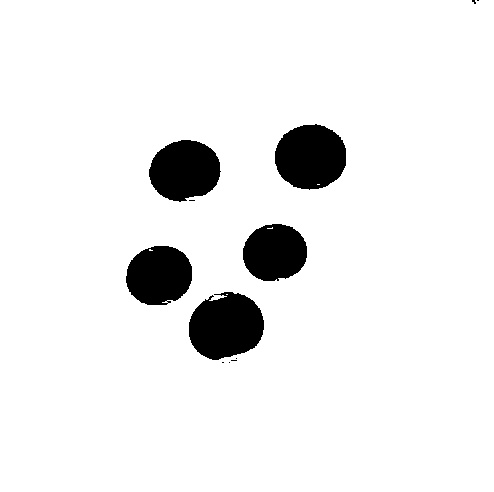
#> input picture Samples/flower.jpg, 494 x 492 px, found by its file name
$ jupyter execute --allow-errors testC.ipynb
#> lines starting #> are read from the running program, lines starting #| are printed output that depends on the picture; after the words box and inside, x2 and y2 are one past the last pixel; in counts of white or black regions, pixels touching at a corner belong together; pictures that were not available may be replaced by others from this repository, and a replacement may not be noted
[cell 1]
import cv2

img=cv2.imread(r'C:\Users\user\Desktop\Advanced-Python-workshop\Advanced-Python-Day-03-main\Samples\flower.jpg')
#> img is the input picture: shape (492, 494, 3); min 0, max 255, mean 237.2
print(img.shape)
#| (492, 494, 3)
print(img[100,100])
#| [255 255 255]
img[100:150, 100:200]=[0,255,255]
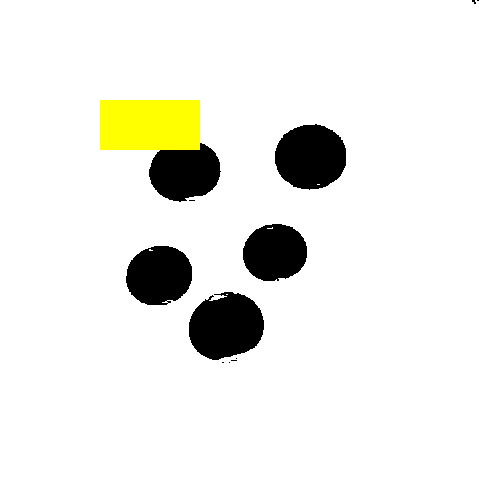
#> img: shape (492, 494, 3); 2.06% of pixels changed, all inside (x1, y1, x2, y2) = (100, 100, 200, 150)

cv2.imshow('LIVE', img)
cv2.waitKey(0)
cv2.destroyAllWindows()

[cell 2]
img=cv2.imread(r'C:\Users\user\Desktop\Advanced-Python-workshop\Advanced-Python-Day-03-main\Samples\flower.jpg')

img[100:150, 100:200]=[0,255,255]

cv2.imshow('LIVE', img)
cv2.waitKey(0)
cv2.destroyAllWindows()

[cell 3]
source=cv2.VideoCapture(r'C:\Users\user\Desktop\Advanced-Python-workshop\Advanced-Python-Day-03-main\Samples\facevideo.mp4')
while(True):
    ret,img=source.read()
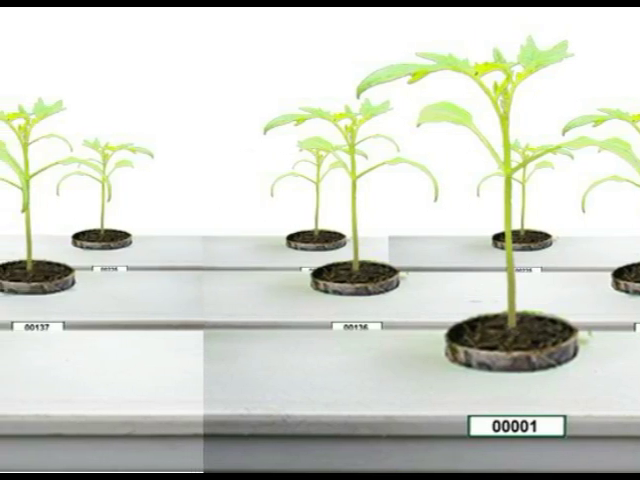
#> input picture frame 63 of plants/v1.mp4, 640 x 480 px, given in place of facevideo.mp4, which was not available
#> img is the input picture: shape (480, 640, 3); mean B, G, R 203.1, 212.1, 208.7
    cv2.imshow('LIVE', img)
    key=cv2.waitKey(100)
#> (key Esc is pressed here)

    if(key==27):
        break

cv2.destroyAllWindows()

[cell 4]
img1=cv2.imread(r'C:\Users\user\Desktop\Advanced-Python-workshop\Advanced-Python-Day-03-main\Samples\flower.jpg',0)
#> img1: shape (492, 494); min 0, max 255, mean 237.2
img2=cv2.imread(r'C:\Users\user\Desktop\Advanced-Python-workshop\Advanced-Python-Day-03-main\Samples\flower.jpg',1)
img3=cv2.imread(r'C:\Users\user\Desktop\Advanced-Python-workshop\Advanced-Python-Day-03-main\Samples\flower.jpg',-1)

cv2.imshow('IMG1', img1)
cv2.imshow('IMG2', img2)
cv2.imshow('IMG3', img3)

cv2.waitKey(0)
cv2.destroyAllWindows()

[cell 5]
img=cv2.imread(r'C:\Users\user\Desktop\Advanced-Python-workshop\Advanced-Python-Day-03-main\Samples\flower.jpg')

img2=cv2.cvtColor(img, cv2.COLOR_BGR2YUV)
#> img2: shape (492, 494, 3); mean of channels 0, 1, 2 237.2, 128, 128

cv2.imshow('IMG', img)
cv2.imshow('IMG2', img2)

cv2.waitKey(0)
cv2.destroyAllWindows()

[cell 6]
import cv2
import numpy as np
from matplotlib import pyplot as plt

img=cv2.imread(r'C:\Users\user\Desktop\Advanced-Python-workshop\Advanced-Python-Day-03-main\Samples\threshold.jpg')
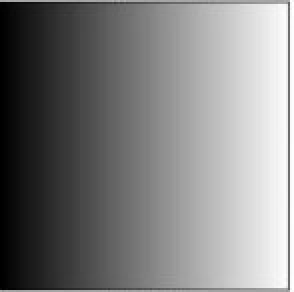
#> input picture Samples/threshold.jpg, 147 x 146 px, found by its file name (shown 2 times larger)
#> img is the input picture: shape (146, 147, 3); min 0, max 255, mean 127.2
plt.imshow(img,cmap='gray')

[cell 7]
ret,thresh=cv2.threshold(img,200,255,cv2.THRESH_BINARY)
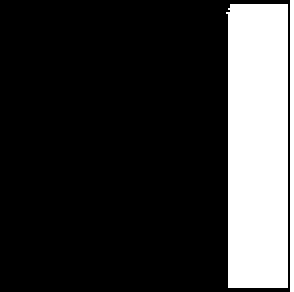
#> thresh: shape (146, 147, 3) (shown 2 times larger); 21.2% white; 2 white regions, box (x1, y1, x2, y2) and area: (113, 2, 144, 144) 4258, (145, 0, 147, 146) 292
plt.imshow(thresh,cmap='gray')

[cell 8]
ret,thresh=cv2.threshold(img,200,255,cv2.THRESH_BINARY_INV)
plt.imshow(thresh,cmap='gray')

[cell 9]
ret,thresh=cv2.threshold(img,200,255,cv2.THRESH_TOZERO)
plt.imshow(thresh,cmap='gray')

[cell 10]
ret,thresh=cv2.threshold(img,100,255,cv2.THRESH_TRUNC)
plt.imshow(thresh,cmap='gray')

[cell 11]
import cv2
import numpy as np
from matplotlib import pyplot as plt

img=cv2.imread(r'C:\Users\user\Desktop\Advanced-Python-workshop\Advanced-Python-Day-03-main\Samples\gray_image.png')
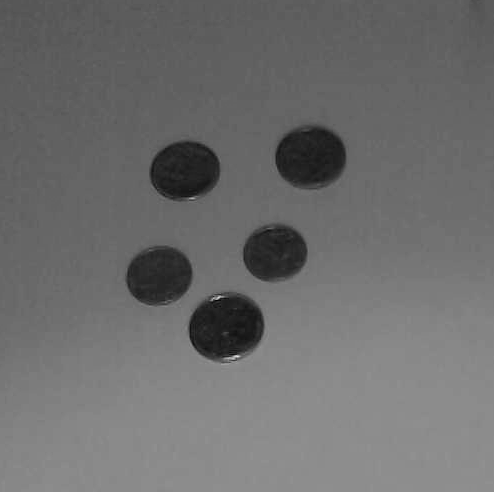
#> input picture Samples/gray_image.png, 494 x 492 px, found by its file name
#> img is the input picture: shape (492, 494, 3); min 1, max 232, mean 109.4
plt.imshow(img,cmap='gray')

[cell 12]
ret,thresh=cv2.threshold(img,80,255,cv2.THRESH_BINARY)
#> thresh: shape (492, 494, 3); 93% white; 12 black regions (7 under 20 px), largest, box (x1, y1, x2, y2) and area: (189, 292, 264, 360) 3884, (275, 124, 346, 190) 3671, (149, 140, 221, 202) 3374, (126, 246, 192, 305) 3100, (243, 224, 307, 281) 2887
plt.imshow(thresh,cmap='gray')

[cell 13]
ret,thresh=cv2.threshold(img,80,255,cv2.THRESH_BINARY_INV)
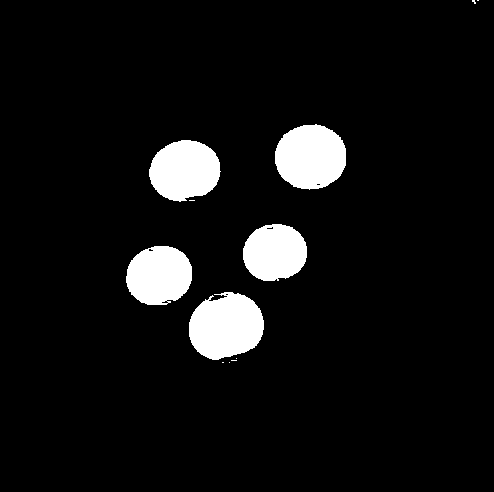
#> thresh: shape (492, 494, 3); 7% white; 12 white regions (7 under 20 px), largest, box (x1, y1, x2, y2) and area: (189, 292, 264, 360) 3884, (275, 124, 346, 190) 3671, (149, 140, 221, 202) 3374, (126, 246, 192, 305) 3100, (243, 224, 307, 281) 2887
plt.imshow(thresh,cmap='gray')

[cell 14]
ret,thresh=cv2.threshold(img,80,255,cv2.THRESH_TOZERO)
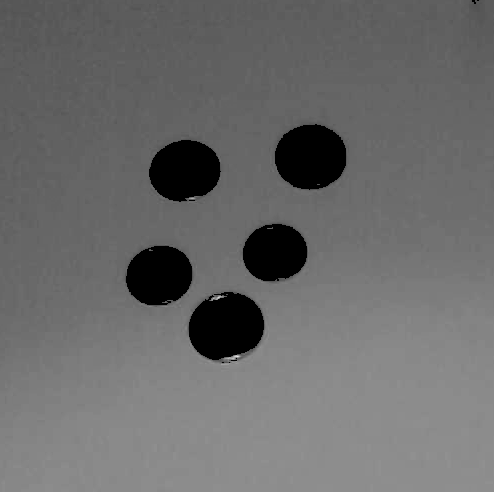
#> thresh: shape (492, 494, 3); min 0, max 232, mean 106.5
plt.imshow(thresh,cmap='gray')

[cell 15]
ret,thresh=cv2.threshold(img,80,255,cv2.THRESH_TRUNC)
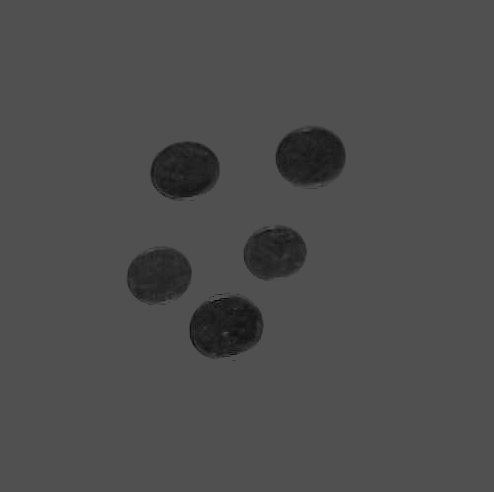
#> thresh: shape (492, 494, 3); min 1, max 80, mean 77.3
plt.imshow(thresh,cmap='gray')

[cell 16]
def myThresh(img,thresh):
#> called with thresh = 80
    row,cols=img.shape
#> row = 492; cols = 494
    for i in range(row):
        for j in range(cols):
            if(img[i,j]>thresh):
                img[i,j]=255.0
            else:
                img[i,j]=0.0
#> img: shape (492, 494); 93% white; 12 black regions (7 under 20 px)
    return img

img=cv2.imread(r'C:\Users\user\Desktop\Advanced-Python-workshop\Advanced-Python-Day-03-main\Samples\gray_image.png',0)
myImg=myThresh(img,80)
plt.imshow(myImg,cmap='gray')

[cell 17]
cv2.imwrite(r'C:\Users\user\Desktop\Advanced-Python-workshop\Advanced-Python-Day-03-main\Samples\flower.jpg', img)
#> Out = True

[cell 18]
frame=cv2.imread('Samples/colors3.jpg')
#> (the rest of this cell did not finish here and is left out)

#> (a cell that did not finish here is left out)

[cell 20]
import numpy as np

img=cv2.imread('Samples/gray_image.png')
imagray=cv2.cvtColor(img, cv2.COLOR_BGR2GRAY)
ret,thresh=cv2.threshold(imagray,80,255,0)
contours,hierarchy=cv2.findContours(thresh, cv2.RETR_TREE, cv2.CHAIN_APPROX_SIMPLE)
#> contours = 16 contours, 10 with area under 20; largest, box (x1, y1, x2, y2) and area: (0, 0, 494, 492) 242048, (188, 291, 265, 361) 4009, (274, 123, 347, 191) 3775, (148, 139, 222, 203) 3472, (125, 245, 193, 306) 3198, (242, 223, 308, 282) 2984
print(len(contours))
#| 16
print(len(contours[6]))
#| 140
cv2.drawContours(img, contours, 6, (0,255,0), 3)
cv2.imshow('IMG',img)
cv2.imshow('THRESH',thresh)
cv2.waitKey(0)
cv2.destroyAllWindows()

[cell 21]
import numpy as np

img=cv2.imread('Samples/star.png')
#> (the rest of this cell did not finish here and is left out)

[cell 22]
points=contours[0]
#> points = contour of 19 points, box (x1, y1, x2, y2) (0, 0, 494, 492), area 242048
#> (the rest of this cell did not finish here and is left out)

[cell 23]
for point in points:
    print(point)
    cv2.circle(img,tuple(point[0]),10,(0,0,255),-1)
#> this loop made 19 passes
#> point on passes 1 to 12: [[0, 0]], [[0, 491]], [[493, 491]], [[493, 0]], [[479, 0]], [[478, 1]], [[477, 1]], [[476, 0]], [[475, 0]], [[475, 1]], [[476, 2]], [[476, 3]]
#| [[0 0]]
#| [[  0 491]]
#| [[493 491]]
#| [[493   0]]
#| [[479   0]]
#| [[478   1]]
#| [[477   1]]
#| [[476   0]]
#> (further printed lines are left out)

cv2.imshow('IMG',img)
cv2.waitKey(0)
cv2.destroyAllWindows()

[cell 24]
img=cv2.imread('Samples/gray_image.png')
imgray=cv2.cvtColor(img, cv2.COLOR_BGR2GRAY)
ret,thresh=cv2.threshold(imgray, 80,255, 0)
contours,hieraechy=cv2.findContours(thresh,cv2.RETR_TREE, cv2.CHAIN_APPROX_SIMPLE)
cv2.drawContours(img, contours, -1, (0,255,0), 3)
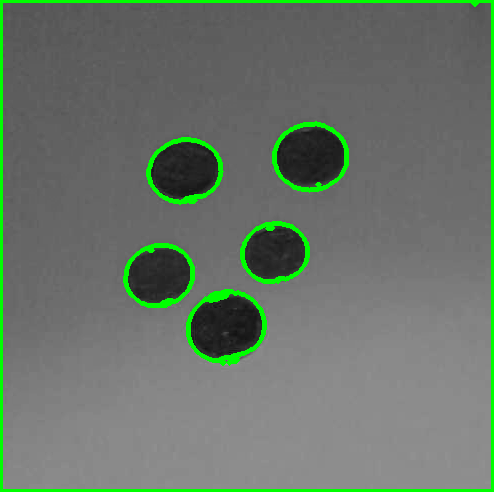
#> img: shape (492, 494, 3); mean B, G, R 104.8, 116.4, 104.8
print(contours)
#> (printed output is left out)

for cnt in contours:
    area=cv2.contourArea(cnt)
    print(area)

    if(area>1000 and area<5000):
        cv2.drawContours(img, [cnt], -1, (0,0,255), 3)
#> this loop made 16 passes
#> area on passes 1, 7, 9, 11, 14, 15: 242048, 4009, 3197.5, 2983.5, 3472, 3775
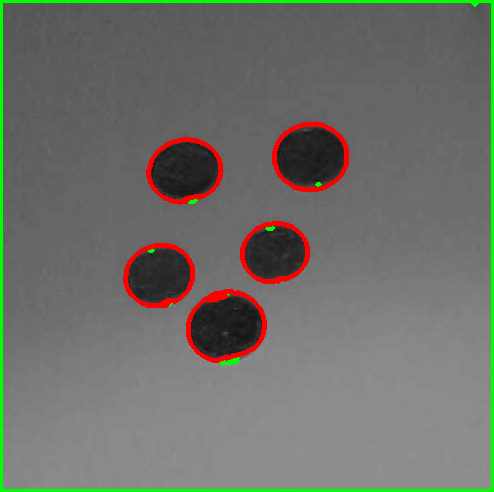
#> img: shape (492, 494, 3); 2.04% of pixels changed, all inside (x1, y1, x2, y2) = (123, 121, 349, 363)


cv2.imshow('THRESH',thresh)
cv2.imshow('IMG',img)
cv2.waitKey(0)
cv2.destroyAllWindows()
